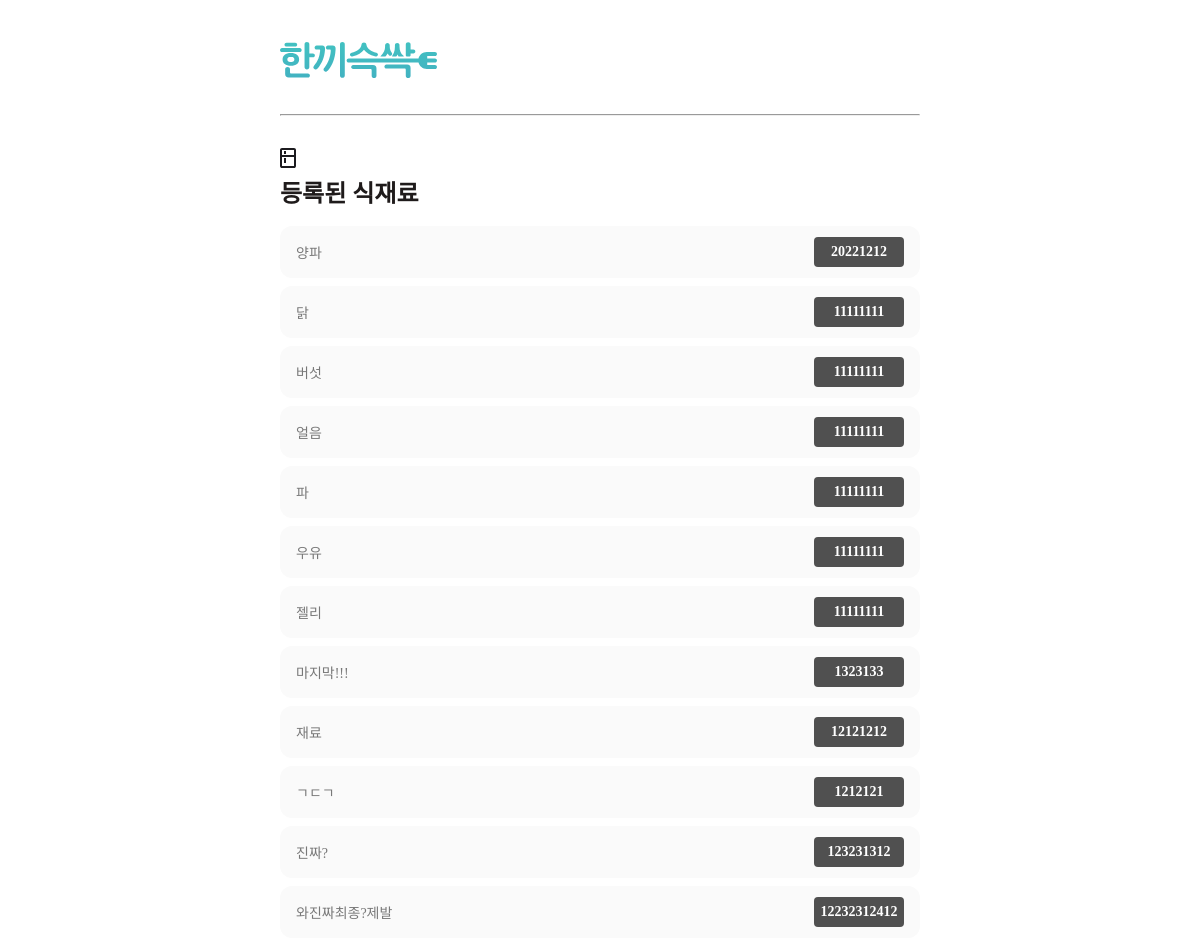
Before: /ingredient/ (signed in) with the older database file.
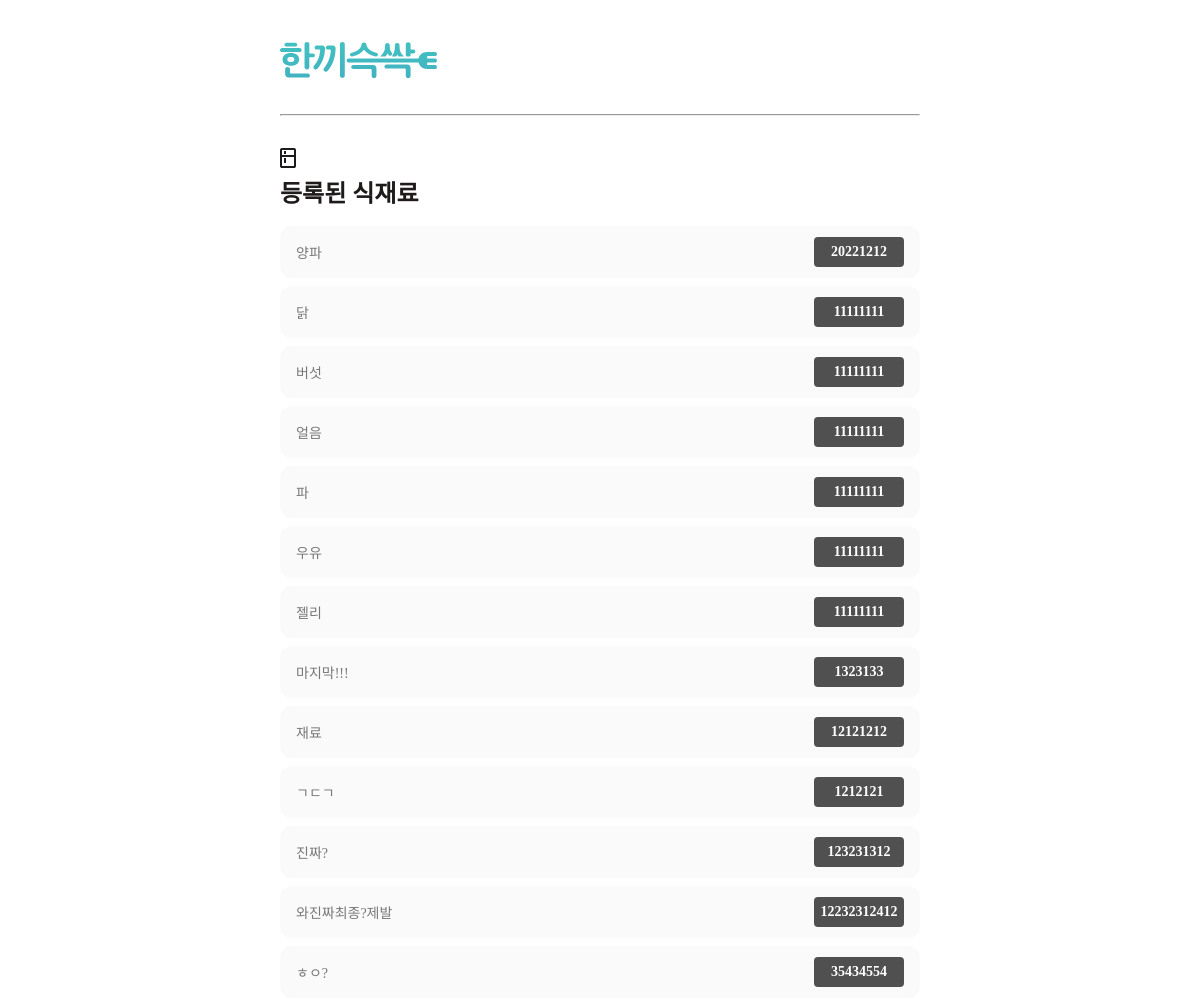
After: the same page with the newer database file.
### tag_list/models.py (models this page shows, shortened)
class food(models.Model):
    user = models.ForeignKey(User,on_delete=models.CASCADE)
    foodname = models.CharField(max_length=20)
    date = models.CharField(max_length=20)

### tag_list/views.py (the view)
# urls.py: path('ingredient/', views.ingredient, name = 'ingredient'),
def ingredient(request):
    global user
    user = food.objects.filter(user = request.user.id)
    return render(request, 'list.html', {'user':user})

### tag_list/templates/list.html (shortened to what this page needs)
{% load static %}
<!DOCTYPE html>
<html lang="en">
<head>
  <link rel="stylesheet" href="{% static 'css/list.css' %}">
</head>
<body>
  <header>
    <div class="align-box">
      <img class="logo" src="{% static 'image/Logo.svg' %}" alt="logo">
      <hr/>
    </div>
  </header>
  <main class="content">
    <div class="align-box">
      <img class="kitchen" src="{% static 'image/kitchen.svg' %}" alt="kitchen">
      <h3 class="sub-title">등록된 식재료</h3>
    </div>
    <ul class="food-list">
        {% for a in user %}
          <li>
            <div class="food-name">{{ a.foodname }}</div>
            <div class="day gray">
            <p>{{ a.date }}</p>
            </div>
          </li>
        {% endfor %}
    </ul>
  </main>
</body>
</html>

Changed rows visible on the page:
added food: foodname "ㅎㅇ?", date "35434554"
